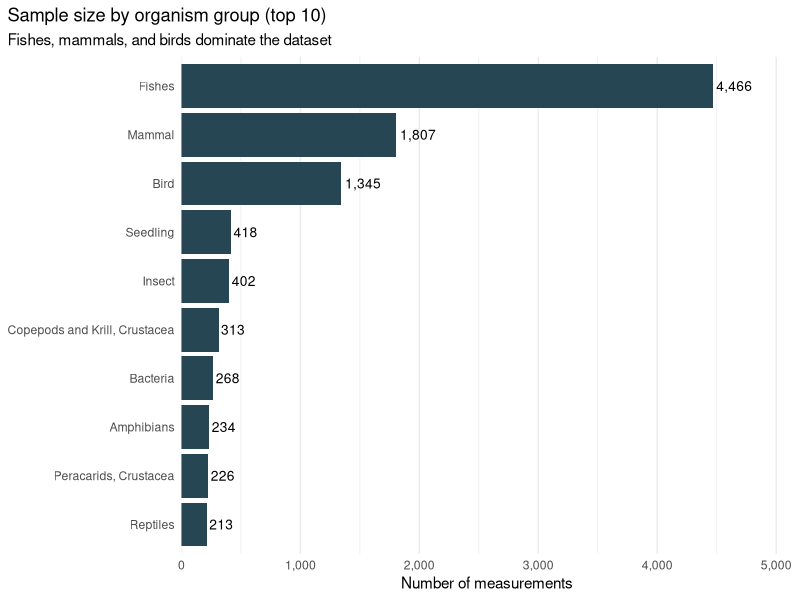
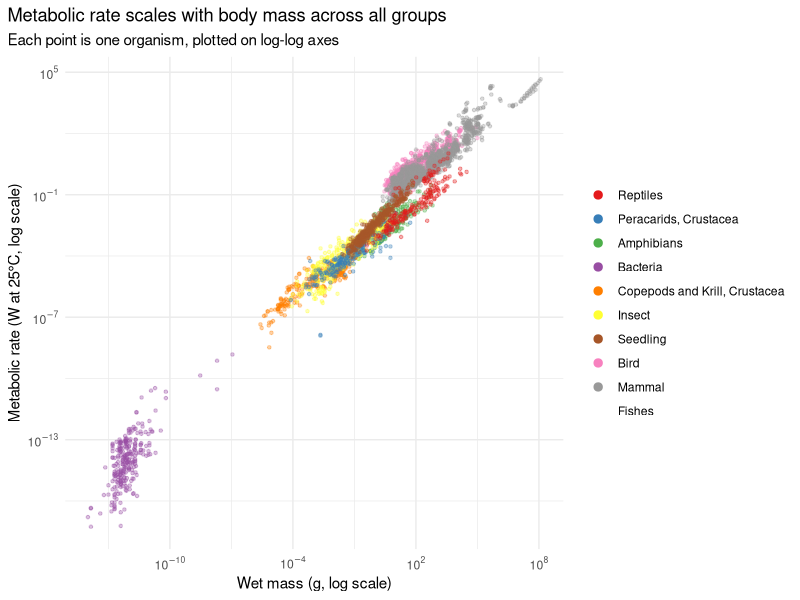
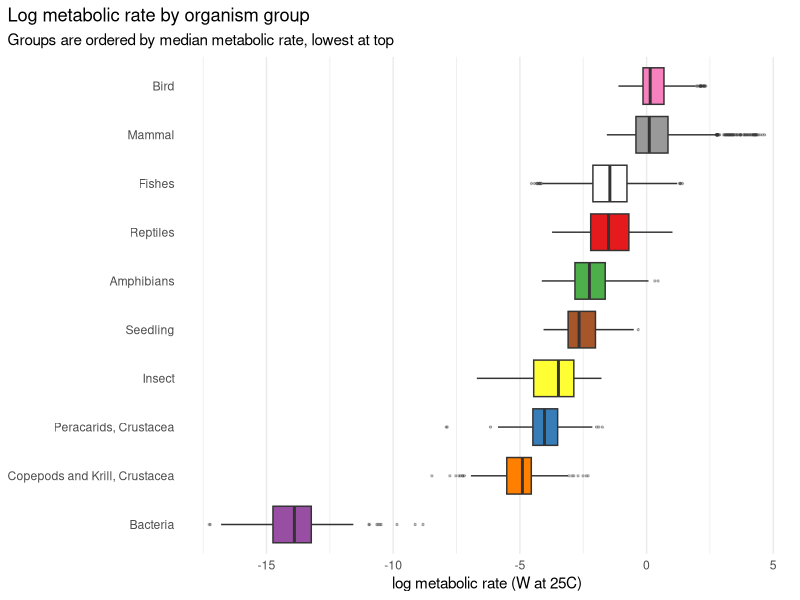
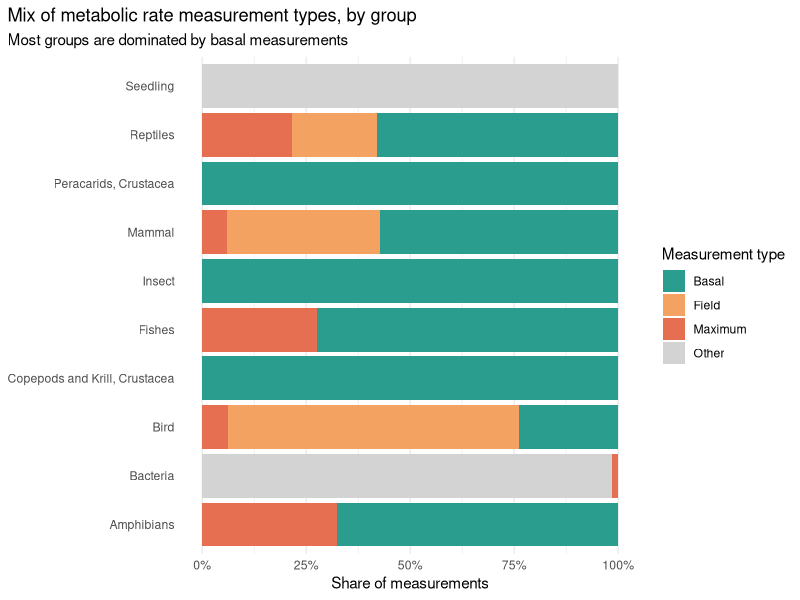

These figures' R source, in order:
## ---- chunk 1
library(tidyverse)
library(readxl)
library(scales)

# Load the dataset.
metabolic_data <- read_excel("pnas.2303764120.sd01.xlsx", sheet = "Metabolic_Data")

# Top 10 groups by number of measurements where both mass and metabolic rate exist.
top_groups <- metabolic_data %>%
  filter(!is.na(`Metabolic Rate (W, at 25C)`),
         !is.na(`Wet Mass (g)`),
         `Wet Mass (g)` > 0,
         `Metabolic Rate (W, at 25C)` > 0,
         !is.na(Group)) %>%
  count(Group, sort = TRUE) %>%
  slice_head(n = 10)

ggplot(top_groups, aes(x = reorder(Group, n), y = n)) +
  geom_col(fill = "#264653") +
  geom_text(aes(label = comma(n)), hjust = -0.1, size = 3.5) +
  coord_flip() +
  scale_y_continuous(labels = comma, expand = expansion(mult = c(0, 0.15))) +
  labs(title = "Sample size by organism group (top 10)",
       subtitle = "Fishes, mammals, and birds dominate the dataset",
       x = NULL, y = "Number of measurements") +
  theme_minimal(base_size = 11) +
  theme(plot.title.position = "plot",
        panel.grid.major.y = element_blank())
## ---- chunk 2
# Filter to the same top 10 groups for visual clarity.
viz_data <- metabolic_data %>%
  filter(!is.na(`Metabolic Rate (W, at 25C)`),
         !is.na(`Wet Mass (g)`),
         `Wet Mass (g)` > 0,
         `Metabolic Rate (W, at 25C)` > 0,
         Group %in% top_groups$Group) %>%
  mutate(Group = factor(Group, levels = rev(top_groups$Group)))

ggplot(viz_data, aes(x = `Wet Mass (g)`, y = `Metabolic Rate (W, at 25C)`,
                     color = Group)) +
  geom_point(alpha = 0.35, size = 0.9) +
  scale_x_log10(labels = label_log()) +
  scale_y_log10(labels = label_log()) +
  scale_color_brewer(palette = "Set1") +
  labs(title = "Metabolic rate scales with body mass across all groups",
       subtitle = "Each point is one organism, plotted on log-log axes",
       x = "Wet mass (g, log scale)",
       y = "Metabolic rate (W at 25°C, log scale)") +
  guides(color = guide_legend(override.aes = list(alpha = 1, size = 2.5))) +
  theme_minimal(base_size = 11) +
  theme(plot.title.position = "plot",
        legend.title = element_blank())
## ---- chunk 3
ggplot(viz_data,
       aes(x = reorder(Group, log10(`Metabolic Rate (W, at 25C)`), median),
           y = log10(`Metabolic Rate (W, at 25C)`),
           fill = Group)) +
  geom_boxplot(outlier.size = 0.5, outlier.alpha = 0.3, show.legend = FALSE) +
  coord_flip() +
  scale_fill_brewer(palette = "Set1") +
  labs(title = "Log metabolic rate by organism group",
       subtitle = "Groups are ordered by median metabolic rate, lowest at top",
       x = NULL,
       y = "log metabolic rate (W at 25C)") +
  theme_minimal(base_size = 11) +
  theme(plot.title.position = "plot",
        panel.grid.major.y = element_blank())
## ---- chunk 4
type_data <- metabolic_data %>%
  filter(Group %in% top_groups$Group,
         !is.na(`Type of Metabolic Rate`)) %>%
  mutate(rate_type = fct_lump_n(`Type of Metabolic Rate`, n = 3,
                                other_level = "Other"),
         rate_type = factor(rate_type,
                           levels = c("Basal", "Field", "Maximum", "Other")))

ggplot(type_data, aes(x = Group, fill = rate_type)) +
  geom_bar(position = "fill") +
  coord_flip() +
  scale_y_continuous(labels = percent_format()) +
  scale_fill_manual(values = c("Basal" = "#2a9d8f",
                               "Field" = "#f4a261",
                               "Maximum" = "#e76f51",
                               "Other" = "lightgray")) +
  labs(title = "Mix of metabolic rate measurement types, by group",
       subtitle = "Most groups are dominated by basal measurements",
       x = NULL, y = "Share of measurements",
       fill = "Measurement type") +
  theme_minimal(base_size = 11) +
  theme(plot.title.position = "plot",
        panel.grid.major.y = element_blank())
## ---- chunk 5
clean_data <- metabolic_data %>%
  filter(!is.na(`Metabolic Rate (W, at 25C)`),
         !is.na(`Wet Mass (g)`),
         !is.na(Group)) %>%
  mutate(log_metabolic_rate = log(`Metabolic Rate (W, at 25C)`),
         log_mass = log(`Wet Mass (g)`),
         Group = as.factor(Group))
## ---- chunk 6
library(caret)
library(class)

## Prepare data
model_data <- clean_data %>%
  select(Group, log_metabolic_rate, log_mass) %>%
  drop_na()

## Train/test split
set.seed(380)
train_index <- createDataPartition(model_data$Group, p = 0.8, list = FALSE)
train_data <- model_data[train_index, ]
test_data <- model_data[-train_index, ]

## Run kNN with k=5
train_x <- train_data %>% select(log_metabolic_rate, log_mass)
test_x <- test_data %>% select(log_metabolic_rate, log_mass)
train_y <- train_data$Group

knn_preds <- knn(train_x, test_x, train_y, k = 5)
knn_acc <- mean(knn_preds == test_data$Group)
cat("kNN Accuracy:", round(knn_acc * 100, 2), "%")
## ---- chunk 7
## Load all necessary packages
library(readxl)
metabolic_data <- read_excel("pnas.2303764120.sd01.xlsx", sheet = "Metabolic_Data")
